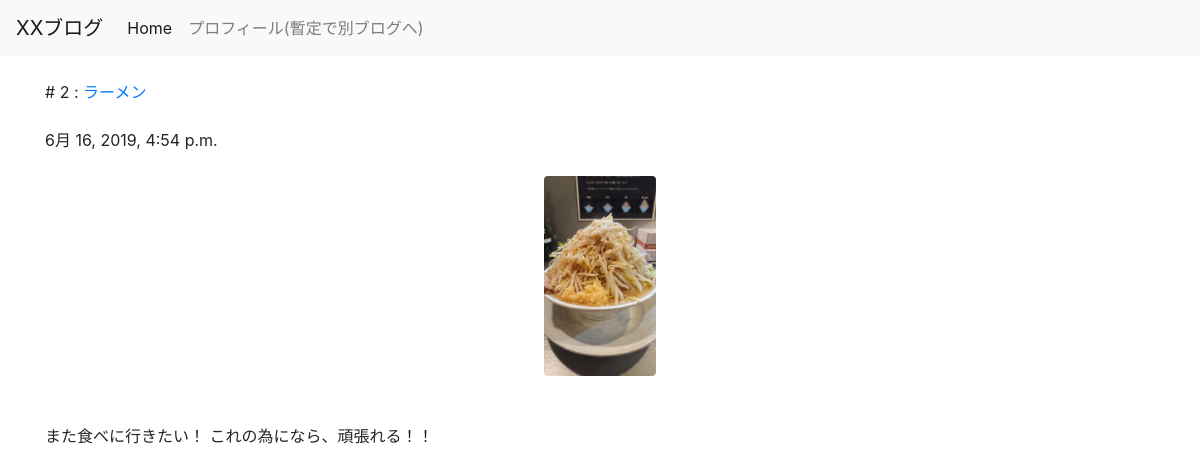
The page /posts/2 on the database its author committed.
### posts/models.py (models this page shows, shortened)
class Post(models.Model):
    title = models.CharField(max_length=100)
    published = models.DateTimeField()
    image = models.ImageField(upload_to='media/')
    body = models.TextField()

### posts/views.py (the view)
# urls.py: path('<int:post_id>', views.post_detail, name="post_detail")
def post_detail(request, post_id):
    post = get_object_or_404(Post, pk=post_id)
    return render(request, 'posts/post_detail.html', {'post': post})

### posts/templates/posts/post_detail.html (shortened to what this page needs)
<!DOCTYPE html>
<html lang="ja-jp">
<head>
    <link rel="stylesheet" href="https://stackpath.bootstrapcdn.com/bootstrap/4.3.1/css/bootstrap.min.css">
</head>
<body>
    <nav class="navbar navbar-expand-lg navbar-light bg-light">
        <a class="navbar-brand" href="#">XXブログ</a>
        <div class="collapse navbar-collapse" id="navbarSupportedContent">
            <ul class="navbar-nav mr-auto">
                <li class="nav-item active">
                    <a class="nav-link" href="#">Home <span class="sr-only">(current)</span></a>
                </li>
                <li class="nav-item">
                    <a class="nav-link" href="https://kininaru-news.info/">プロフィール(暫定で別ブログへ)</a>
                </li>
            </ul>
         </div>
    </nav>
    <br />
    <div class="container">
        # {{ post.id }} :
        <a href="{% url 'post_detail' post.id%}">{{ post.title }}</a>
        <br/><br/>
        {{ post.published }}
        <br/><br/>
        <img src="{{ post.image.url }}" class="img-fluid rounded mx-auto d-block" alt="Responsive image"
             style="max-height: 200px;"/>
        <br/><br/>
        {{ post.body }}
        <br/><br/>
    </div>
</body>
</html>

### rows shown on the page
Post: id "2", title "ラーメン", published "6月 16, 2019, 4:54 p.m.", image (picture), body "また食べに行きたい！ これの為になら、頑張れる！！"
